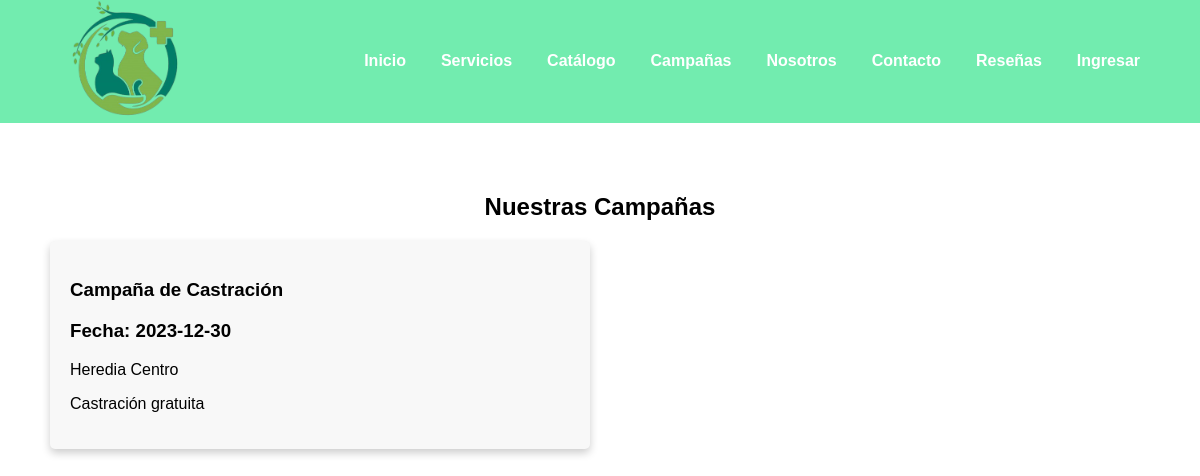
The page /campanas.php on the database its author committed.
### tables this page shows
CREATE TABLE `campanas` (
  `id_campana` int(11) NOT NULL,
  `nombre` varchar(30) DEFAULT NULL,
  `descripcion` varchar(300) DEFAULT NULL,
  `fecha` date DEFAULT NULL,
  `lugar` varchar(50) DEFAULT NULL
);

### menu.php (called while the page is built)
<?php
function getMenu()
{
    $menu = array(
        array("url" => "index.php", "name" => "Inicio"),
        array("url" => "servicios.php", "name" => "Servicios")
    );
    $menu[] = array("url" => "catalogo.php", "name" => "Catálogo");
    $menu[] = array("url" => "campanas.php", "name" => "Campañas");
    $menu[] = array("url" => "nosotros.php", "name" => "Nosotros");
    $menu[] = array("url" => "contacto.php", "name" => "Contacto");
    $menu[] = array("url" => "resenas.php", "name" => "Reseñas");
    $menu[] = array("url" => "login.php", "name" => "Ingresar");
    return $menu;
}

### campanas.php (the view, shortened to what this page needs)
<?php
include("menu.php");
include("config.php");
$menu = getMenu();
$conn = new mysqli($servername, $username, $password, $database);
?>
<!DOCTYPE html>
<html lang="es">
<head>
    <link rel="stylesheet" href="css/style.css">
</head>
<body>
    <header>
        <nav>
            <div class="logo">
                <img src="images/logo.png" alt="Logo Veterinaria">
            </div>
            <ul class="menu">
                <?php foreach ($menu as $item) { ?>
                    <li><a href="<?php echo $item["url"] ?>"><?php echo $item["name"] ?></a></li>
                <?php    }   ?>
            </ul>
        </nav>
    </header>
    <section class="servicios">
        <h2>Nuestras Campañas</h2>
        <div class="servicios-grid">
            <?php
            $sql = "SELECT * FROM campanas";
            $result = $conn->query($sql);
            if ($result->num_rows > 0) {
                while ($row = $result->fetch_assoc()) {
            ?>
                    <div class="servicios-item">
                        <h3><?php echo $row["nombre"] ?></h3>
                        <h3>Fecha:<?php echo ' '.$row["fecha"] ?></h3>
                        <p><?php echo $row["lugar"] ?></p>
                        <p><?php echo $row["descripcion"] ?></p>
                    </div>
            <?php }
            } ?>
        </div>
    </section>
</body>

### css/style.css (style rules this page uses)
body { font-family: Arial, sans-serif; margin: 0; padding: 0; }
header { background-color: #72ecaf; color: white; padding: 0.04px 0; }
nav { display: flex; justify-content: space-between; align-items: center; padding: 0 25px; }
.logo { flex: 0 0 260px; }
.logo img { width: 200px; }
.menu { list-style: none; display: flex; flex-basis: 500px; }
.menu li { margin-right: 35px; }
.menu a { text-decoration: none; color: white; font-weight: bold; transition: color 0.3s; }
.servicios { padding: 50px; text-align: center; }
.servicios h2 { font-size: 24px; margin-bottom: 20px; }
.servicios-grid { display: grid; grid-template-columns: repeat(2, 1fr); gap: 20px; text-align: left; }
.servicios-item { background-color: #F8F8F8; padding: 20px; border-radius: 5px; box-shadow: 0px 4px 8px rgba(0, 0, 0, 0.2); }

### rows shown on the page
campanas: nombre "Campaña de Castración", fecha "2023-12-30", lugar "Heredia Centro", descripcion "Castración gratuita"

### other values the page prints
$item["name"] "Inicio"
$item["name"] "Servicios"
$item["name"] "Catálogo"
$item["name"] "Campañas"
$item["name"] "Nosotros"
$item["name"] "Contacto"
$item["name"] "Reseñas"
$item["name"] "Ingresar"
